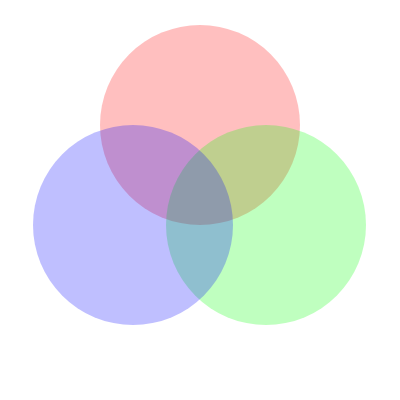
Frame 1 (no input)
Frame 60 (no input): identical to frame 1, image omitted
Frame 120 (the mouse pressed at the canvas centre since frame 60): identical to frame 1, image omitted

The p5.js sketch that drew this single still picture (run headless with seeded random() and noise() and a simulated clock; from frame 60 on, the mouse is pressed at the canvas centre):

// p5.js sketch
// ── sketch.js
function setup() {
  createCanvas(400, 400);
}

function draw() {
  background(255);
  noStroke();
  
  fill('rgba(255,0,0,0.25)');
  circle(200,125,200);
  fill('rgba(0,255,0,0.25)');
  circle(266,225,200);
  fill('rgba(0,0,255,0.25)');
  circle(133,225,200);
}
